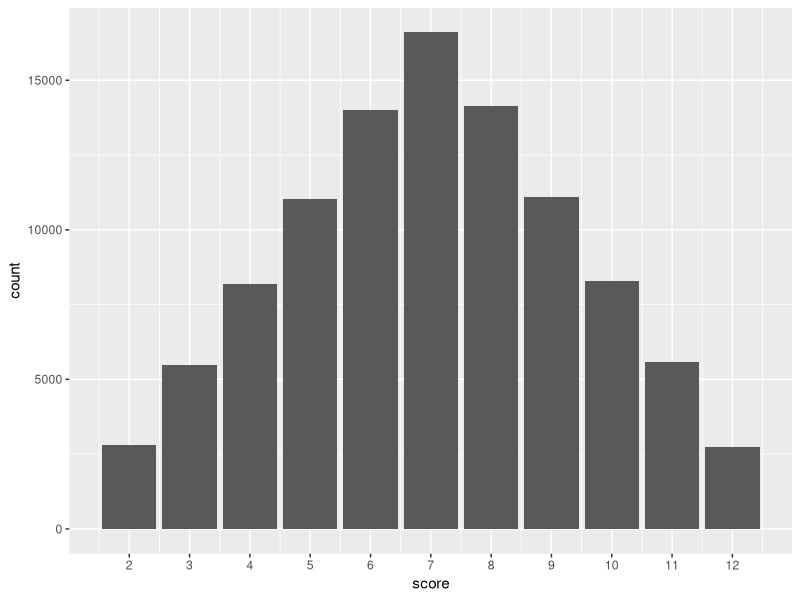

Write R code to recreate this figure.
## ---- chunk 1
knitr::opts_chunk$set(echo = TRUE)
## ---- chunk 2
library(purrr)
library(tidyverse)

one_dice_roll <- function(){sample(x=1:6, size=1)}

roll_2 <- function(){one_dice_roll()+one_dice_roll()}

six_roll <- map_int(1:6, ~ roll_2())

 Test <- tibble(score=map_int(1:100000, ~ roll_2()))
 
 ggplot(Test, aes(score))+geom_bar()+scale_x_continuous(breaks = seq(2:13))
## ---- chunk 3

